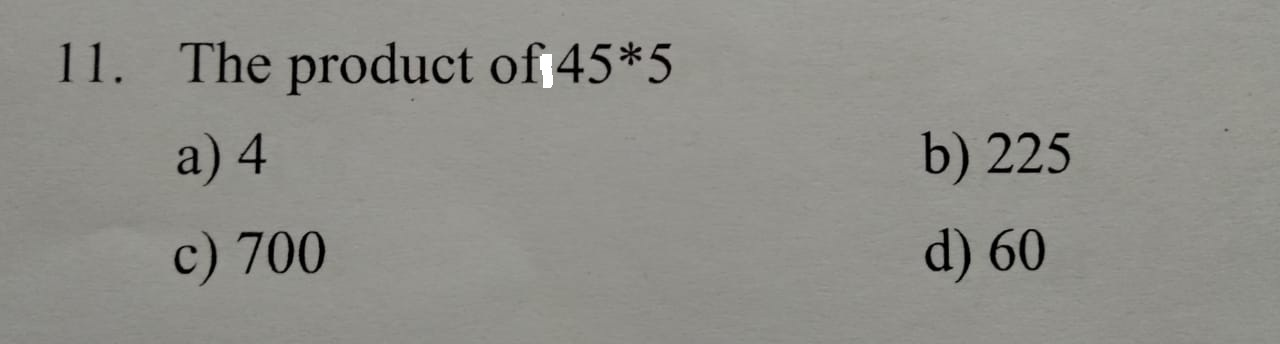
%> input picture 2.jpeg, 1280 x 344 px
$ octave extra1.m   (GNU Octave 9; MATLAB toolbox functions it lacks are replaced by stand-ins)
%> lines starting %> are read from the running program, lines starting %| are printed output that depends on the picture; in (x1, y1, x2, y2) boxes, pixels count from 0 and x2, y2 are one past the last pixel; in counts of white or black regions, pixels touching at a corner belong together; the program's own positions count from 1
clc;
clear;
% close all;
I=imread('2.jpeg');
%> I is the input picture: size 344x1280x3 uint8; mean R, G, B 143.3, 142.6, 137.5
I1=I;
I=imresize(I,[512 512]);
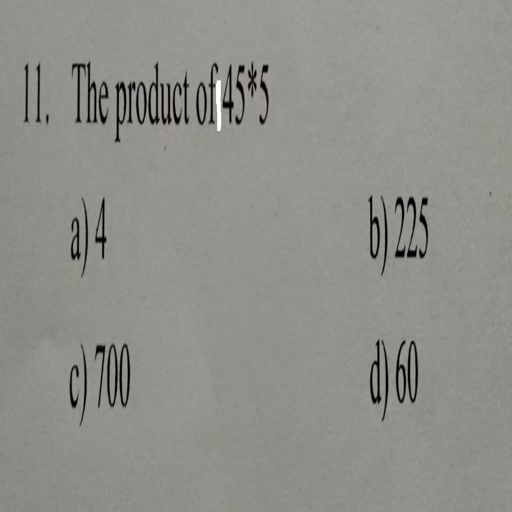
%> I: size 512x512x3 uint8; mean R, G, B 143.3, 142.6, 137.6
% figure,imshow(I)
G=rgb2gray(I);
bw=im2bw(G,0.4);
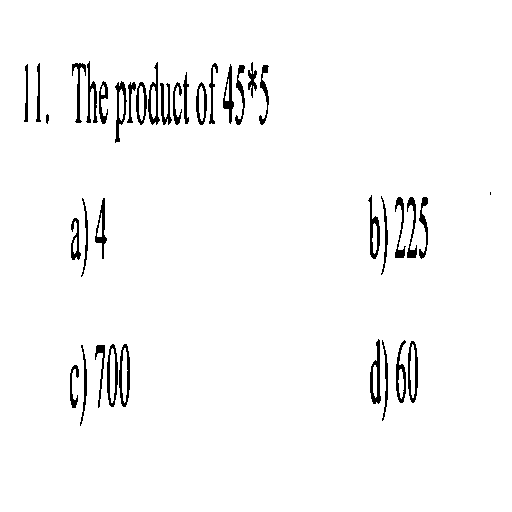
%> bw: size 512x512 logical; 97% white; 37 black regions (1 under 20 px), largest, box (x1, y1, x2, y2) and area: (370, 339, 381, 404) 341, (119, 344, 130, 407) 322, (107, 344, 118, 407) 314
bw=~bw;
for i=1:40
    bw(:,i)=0;
end
% figure,imshow(bw)
bw=~bw;
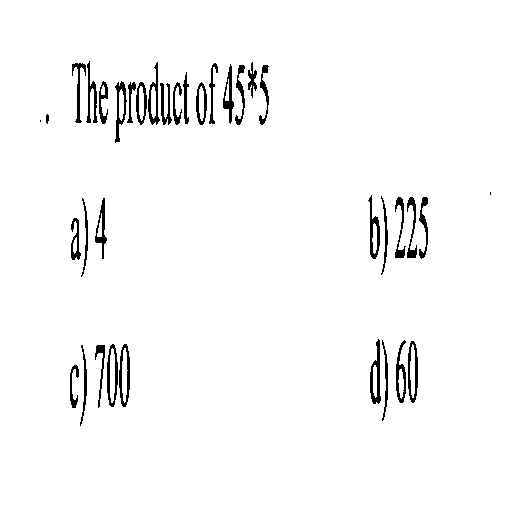
%> bw: size 512x512 logical; 97.1% white; 36 black regions (2 under 20 px), largest, box (x1, y1, x2, y2) and area: (370, 339, 381, 404) 341, (119, 344, 130, 407) 322, (107, 344, 118, 407) 314
%> (the run ends here)

$ run again, with 1.jpeg copied over 2.jpeg
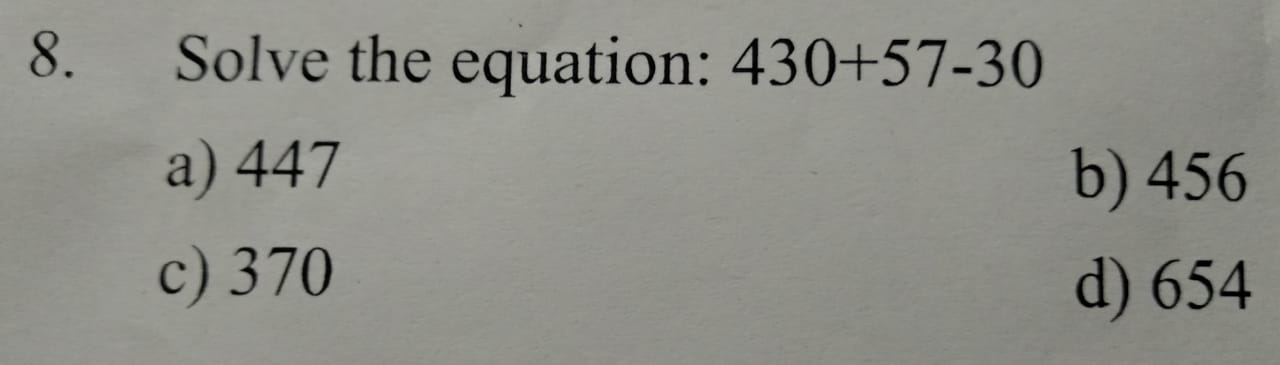
%> input picture 1.jpeg, 1280 x 365 px
%> I is the input picture: size 365x1280x3 uint8; mean R, G, B 142, 142.4, 135.7
%> `I=imresize(I,[512 512]);`:
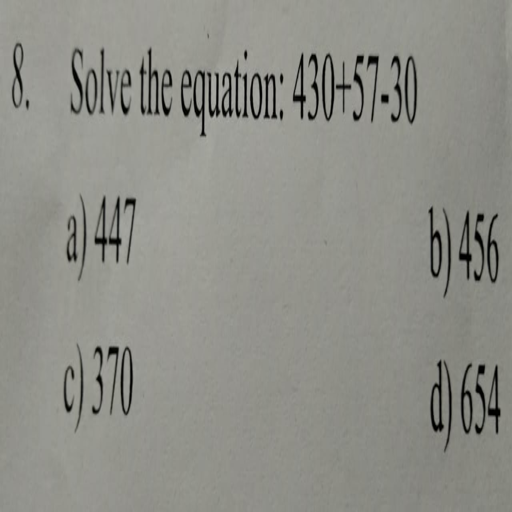
%> I: size 512x512x3 uint8; mean R, G, B 142, 142.4, 135.7
%> `bw=~bw;`:
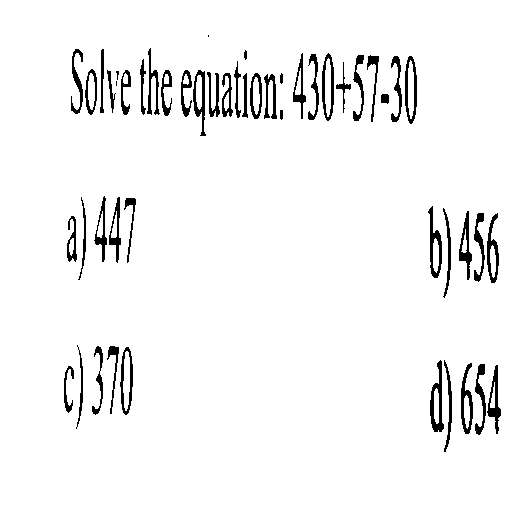
%> bw: size 512x512 logical; 95.6% white; 51 black regions (3 under 20 px), largest, box (x1, y1, x2, y2) and area: (430, 360, 444, 432) 451, (428, 206, 442, 278) 400, (461, 363, 473, 434) 384

$ run again, with 3.jpeg copied over 2.jpeg
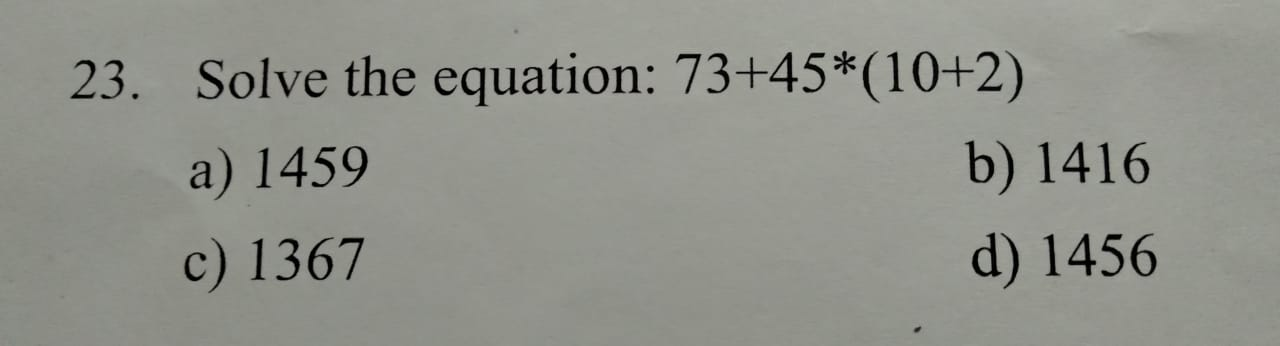
%> input picture 3.jpeg, 1280 x 346 px
%> I is the input picture: size 346x1280x3 uint8; mean R, G, B 144.5, 145.8, 138.5
%> `I=imresize(I,[512 512]);`:
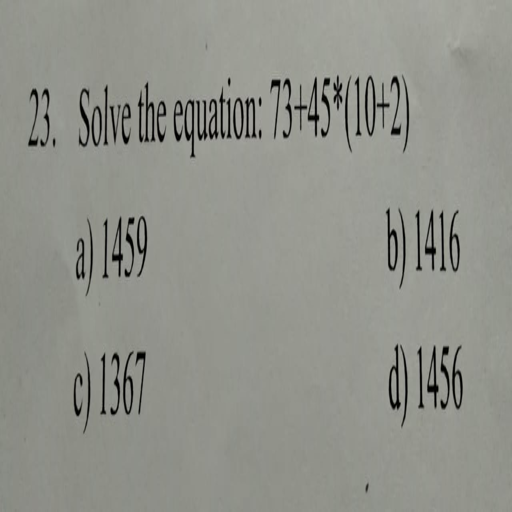
%> I: size 512x512x3 uint8; mean R, G, B 144.5, 145.8, 138.6
%> `bw=im2bw(G,0.4);`:
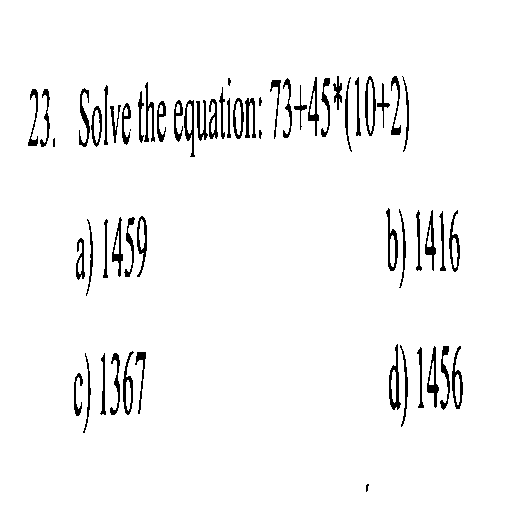
%> bw: size 512x512 logical; 96% white; 60 black regions (4 under 20 px), largest, box (x1, y1, x2, y2) and area: (389, 344, 401, 410) 318, (365, 76, 376, 136) 281, (386, 208, 398, 271) 277

$ run again, with 5.jpeg copied over 2.jpeg
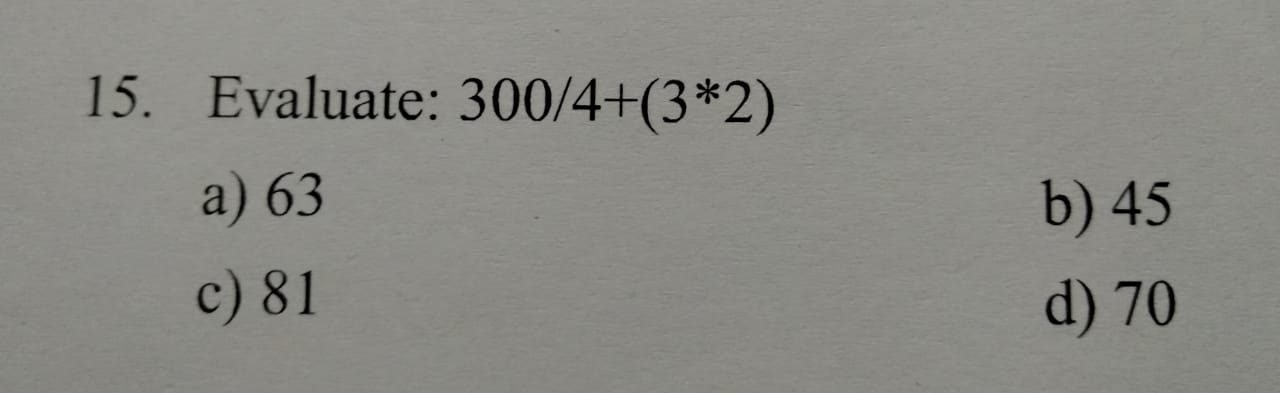
%> input picture 5.jpeg, 1280 x 393 px
%> I is the input picture: size 393x1280x3 uint8; mean R, G, B 137.3, 136.8, 131.7
%> `I=imresize(I,[512 512]);`:
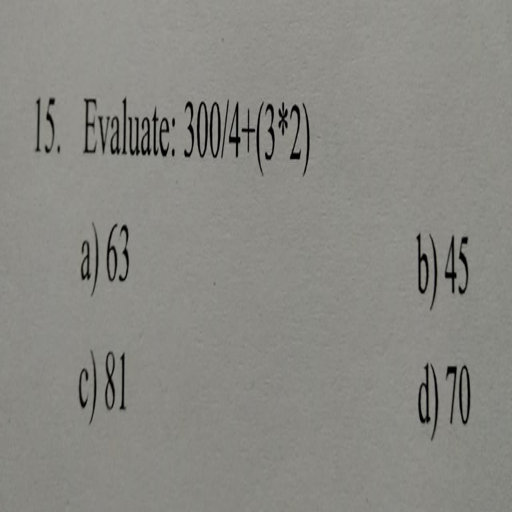
%> I: size 512x512x3 uint8; mean R, G, B 137.3, 136.9, 131.7
%> `bw=im2bw(G,0.4);`:
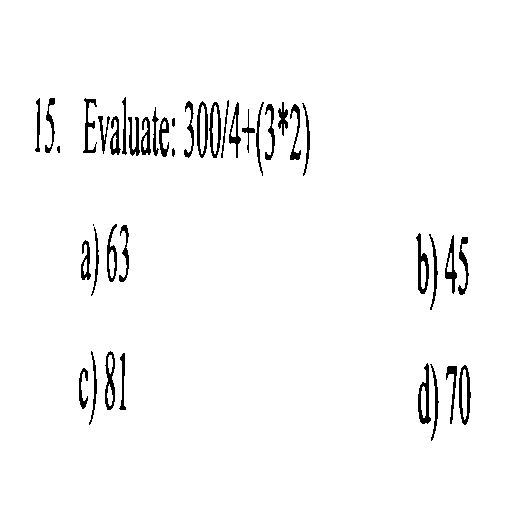
%> bw: size 512x512 logical; 97% white; 41 black regions (2 under 20 px), largest, box (x1, y1, x2, y2) and area: (418, 363, 431, 424) 347, (459, 365, 471, 425) 339, (416, 233, 429, 294) 333
